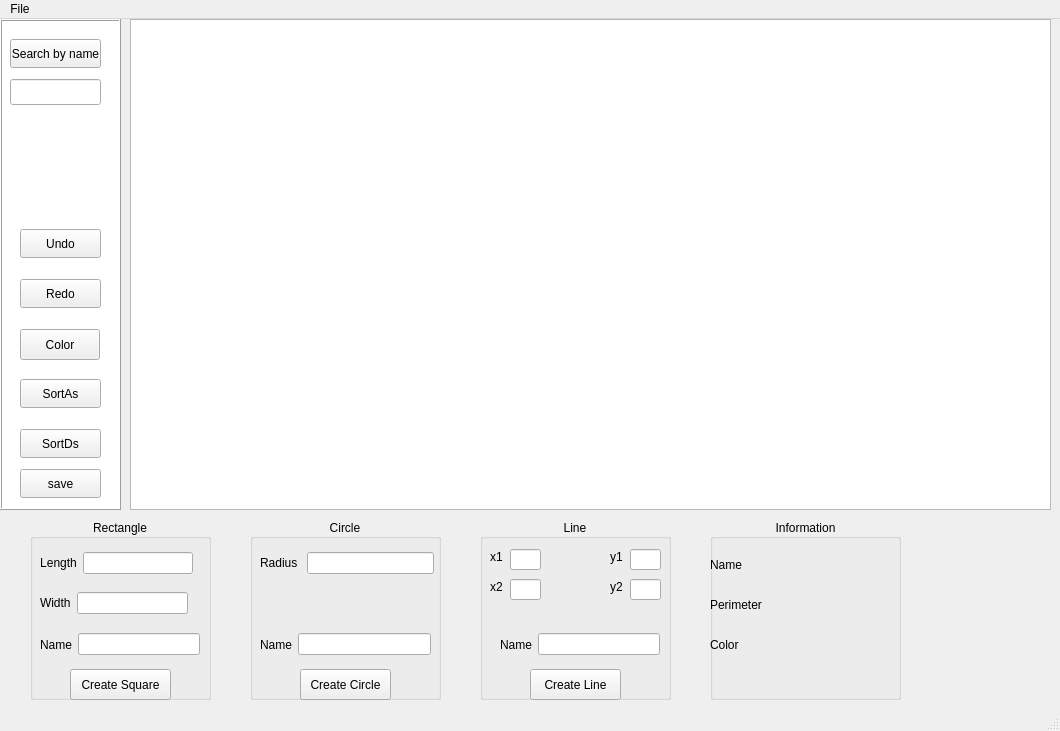
<?xml version="1.0" encoding="UTF-8"?>
<ui version="4.0">
 <class>MainWindow</class>
 <widget class="QMainWindow" name="MainWindow">
  <property name="geometry">
   <rect>
    <x>0</x>
    <y>0</y>
    <width>1060</width>
    <height>731</height>
   </rect>
  </property>
  <property name="windowTitle">
   <string>MainWindow</string>
  </property>
  <widget class="QWidget" name="centralwidget">
   <widget class="QGraphicsView" name="graphicsView">
    <property name="geometry">
     <rect>
      <x>130</x>
      <y>0</y>
      <width>921</width>
      <height>491</height>
     </rect>
    </property>
    <property name="sizePolicy">
     <sizepolicy hsizetype="Preferred" vsizetype="Preferred">
      <horstretch>0</horstretch>
      <verstretch>0</verstretch>
     </sizepolicy>
    </property>
   </widget>
   <widget class="QGroupBox" name="groupBox">
    <property name="geometry">
     <rect>
      <x>30</x>
      <y>500</y>
      <width>181</width>
      <height>181</height>
     </rect>
    </property>
    <property name="title">
     <string>Rectangle</string>
    </property>
    <property name="alignment">
     <set>Qt::AlignCenter</set>
    </property>
    <widget class="QPushButton" name="squareButton">
     <property name="geometry">
      <rect>
       <x>40</x>
       <y>150</y>
       <width>101</width>
       <height>31</height>
      </rect>
     </property>
     <property name="text">
      <string>Create Square</string>
     </property>
    </widget>
    <widget class="QWidget" name="layoutWidget">
     <property name="geometry">
      <rect>
       <x>10</x>
       <y>70</y>
       <width>148</width>
       <height>28</height>
      </rect>
     </property>
     <layout class="QHBoxLayout" name="horizontalLayout">
      <item>
       <widget class="QLabel" name="label_2">
        <property name="text">
         <string>Width</string>
        </property>
       </widget>
      </item>
      <item>
       <widget class="QLineEdit" name="sqWidth"/>
      </item>
     </layout>
    </widget>
    <widget class="QWidget" name="layoutWidget">
     <property name="geometry">
      <rect>
       <x>10</x>
       <y>30</y>
       <width>153</width>
       <height>28</height>
      </rect>
     </property>
     <layout class="QHBoxLayout" name="horizontalLayout_2">
      <item>
       <widget class="QLabel" name="label">
        <property name="text">
         <string>Length</string>
        </property>
        <property name="alignment">
         <set>Qt::AlignCenter</set>
        </property>
       </widget>
      </item>
      <item>
       <widget class="QLineEdit" name="sqLength">
        <property name="autoFillBackground">
         <bool>false</bool>
        </property>
       </widget>
      </item>
     </layout>
    </widget>
    <widget class="QWidget" name="horizontalLayoutWidget">
     <property name="geometry">
      <rect>
       <x>10</x>
       <y>110</y>
       <width>160</width>
       <height>31</height>
      </rect>
     </property>
     <layout class="QHBoxLayout" name="horizontalLayout_6">
      <item>
       <widget class="QLabel" name="label_9">
        <property name="text">
         <string>Name</string>
        </property>
       </widget>
      </item>
      <item>
       <widget class="QLineEdit" name="squareName"/>
      </item>
     </layout>
    </widget>
   </widget>
   <widget class="QListView" name="listView">
    <property name="geometry">
     <rect>
      <x>0</x>
      <y>0</y>
      <width>121</width>
      <height>491</height>
     </rect>
    </property>
    <property name="frameShape">
     <enum>QFrame::Box</enum>
    </property>
    <property name="frameShadow">
     <enum>QFrame::Raised</enum>
    </property>
   </widget>
   <widget class="QPushButton" name="undoButton">
    <property name="geometry">
     <rect>
      <x>20</x>
      <y>210</y>
      <width>81</width>
      <height>29</height>
     </rect>
    </property>
    <property name="text">
     <string>Undo</string>
    </property>
   </widget>
   <widget class="QPushButton" name="redoButton">
    <property name="geometry">
     <rect>
      <x>20</x>
      <y>260</y>
      <width>81</width>
      <height>29</height>
     </rect>
    </property>
    <property name="text">
     <string>Redo</string>
    </property>
   </widget>
   <widget class="QPushButton" name="searchButton">
    <property name="geometry">
     <rect>
      <x>10</x>
      <y>20</y>
      <width>91</width>
      <height>29</height>
     </rect>
    </property>
    <property name="text">
     <string>Search by name</string>
    </property>
   </widget>
   <widget class="QPushButton" name="sortAsButton">
    <property name="geometry">
     <rect>
      <x>20</x>
      <y>360</y>
      <width>81</width>
      <height>29</height>
     </rect>
    </property>
    <property name="text">
     <string>SortAs</string>
    </property>
   </widget>
   <widget class="QPushButton" name="sortDsButton">
    <property name="geometry">
     <rect>
      <x>20</x>
      <y>410</y>
      <width>81</width>
      <height>29</height>
     </rect>
    </property>
    <property name="text">
     <string>SortDs</string>
    </property>
   </widget>
   <widget class="QPushButton" name="SaveButton">
    <property name="geometry">
     <rect>
      <x>20</x>
      <y>450</y>
      <width>81</width>
      <height>29</height>
     </rect>
    </property>
    <property name="text">
     <string>save</string>
    </property>
   </widget>
   <widget class="QPushButton" name="colorButton">
    <property name="geometry">
     <rect>
      <x>20</x>
      <y>310</y>
      <width>80</width>
      <height>31</height>
     </rect>
    </property>
    <property name="text">
     <string>Color</string>
    </property>
   </widget>
   <widget class="QGroupBox" name="groupBox_2">
    <property name="geometry">
     <rect>
      <x>250</x>
      <y>500</y>
      <width>191</width>
      <height>181</height>
     </rect>
    </property>
    <property name="title">
     <string>Circle</string>
    </property>
    <property name="alignment">
     <set>Qt::AlignCenter</set>
    </property>
    <widget class="QWidget" name="layoutWidget">
     <property name="geometry">
      <rect>
       <x>10</x>
       <y>30</y>
       <width>174</width>
       <height>28</height>
      </rect>
     </property>
     <layout class="QHBoxLayout" name="horizontalLayout_3">
      <item>
       <widget class="QLabel" name="label_3">
        <property name="text">
         <string>Radius </string>
        </property>
       </widget>
      </item>
      <item>
       <widget class="QLineEdit" name="radius"/>
      </item>
     </layout>
    </widget>
    <widget class="QPushButton" name="circleButton">
     <property name="geometry">
      <rect>
       <x>50</x>
       <y>150</y>
       <width>91</width>
       <height>31</height>
      </rect>
     </property>
     <property name="text">
      <string>Create Circle</string>
     </property>
    </widget>
    <widget class="QWidget" name="horizontalLayoutWidget_2">
     <property name="geometry">
      <rect>
       <x>10</x>
       <y>110</y>
       <width>171</width>
       <height>31</height>
      </rect>
     </property>
     <layout class="QHBoxLayout" name="horizontalLayout_7">
      <item>
       <widget class="QLabel" name="label_10">
        <property name="text">
         <string>Name</string>
        </property>
       </widget>
      </item>
      <item>
       <widget class="QLineEdit" name="circleName"/>
      </item>
     </layout>
    </widget>
   </widget>
   <widget class="QGroupBox" name="groupBox_3">
    <property name="geometry">
     <rect>
      <x>480</x>
      <y>500</y>
      <width>191</width>
      <height>181</height>
     </rect>
    </property>
    <property name="title">
     <string>Line</string>
    </property>
    <property name="alignment">
     <set>Qt::AlignCenter</set>
    </property>
    <widget class="QPushButton" name="lineButton">
     <property name="geometry">
      <rect>
       <x>50</x>
       <y>150</y>
       <width>91</width>
       <height>31</height>
      </rect>
     </property>
     <property name="text">
      <string>Create Line</string>
     </property>
    </widget>
    <widget class="QLabel" name="label_5">
     <property name="geometry">
      <rect>
       <x>10</x>
       <y>30</y>
       <width>49</width>
       <height>16</height>
      </rect>
     </property>
     <property name="text">
      <string>x1</string>
     </property>
    </widget>
    <widget class="QLabel" name="label_6">
     <property name="geometry">
      <rect>
       <x>130</x>
       <y>30</y>
       <width>21</width>
       <height>16</height>
      </rect>
     </property>
     <property name="text">
      <string>y1</string>
     </property>
    </widget>
    <widget class="QLabel" name="label_7">
     <property name="geometry">
      <rect>
       <x>10</x>
       <y>60</y>
       <width>49</width>
       <height>16</height>
      </rect>
     </property>
     <property name="text">
      <string>x2</string>
     </property>
    </widget>
    <widget class="QLabel" name="label_8">
     <property name="geometry">
      <rect>
       <x>130</x>
       <y>60</y>
       <width>21</width>
       <height>16</height>
      </rect>
     </property>
     <property name="text">
      <string>y2</string>
     </property>
    </widget>
    <widget class="QLineEdit" name="x1">
     <property name="geometry">
      <rect>
       <x>30</x>
       <y>30</y>
       <width>31</width>
       <height>21</height>
      </rect>
     </property>
    </widget>
    <widget class="QLineEdit" name="x2">
     <property name="geometry">
      <rect>
       <x>30</x>
       <y>60</y>
       <width>31</width>
       <height>21</height>
      </rect>
     </property>
    </widget>
    <widget class="QLineEdit" name="y1">
     <property name="geometry">
      <rect>
       <x>150</x>
       <y>30</y>
       <width>31</width>
       <height>21</height>
      </rect>
     </property>
    </widget>
    <widget class="QLineEdit" name="y2">
     <property name="geometry">
      <rect>
       <x>150</x>
       <y>60</y>
       <width>31</width>
       <height>21</height>
      </rect>
     </property>
    </widget>
    <widget class="QWidget" name="horizontalLayoutWidget_3">
     <property name="geometry">
      <rect>
       <x>20</x>
       <y>110</y>
       <width>160</width>
       <height>31</height>
      </rect>
     </property>
     <layout class="QHBoxLayout" name="horizontalLayout_8">
      <item>
       <widget class="QLabel" name="label_11">
        <property name="text">
         <string>Name</string>
        </property>
       </widget>
      </item>
      <item>
       <widget class="QLineEdit" name="lineName"/>
      </item>
     </layout>
    </widget>
   </widget>
   <widget class="QLineEdit" name="searchName">
    <property name="geometry">
     <rect>
      <x>10</x>
      <y>60</y>
      <width>91</width>
      <height>26</height>
     </rect>
    </property>
   </widget>
   <widget class="QGroupBox" name="groupBox_4">
    <property name="geometry">
     <rect>
      <x>710</x>
      <y>500</y>
      <width>191</width>
      <height>181</height>
     </rect>
    </property>
    <property name="title">
     <string>Information</string>
    </property>
    <property name="alignment">
     <set>Qt::AlignCenter</set>
    </property>
    <widget class="QWidget" name="horizontalLayoutWidget_4">
     <property name="geometry">
      <rect>
       <x>0</x>
       <y>30</y>
       <width>181</width>
       <height>31</height>
      </rect>
     </property>
     <layout class="QHBoxLayout" name="horizontalLayout_4">
      <item>
       <widget class="QLabel" name="label_4">
        <property name="text">
         <string>Name</string>
        </property>
       </widget>
      </item>
      <item>
       <widget class="QLabel" name="infoname">
        <property name="text">
         <string/>
        </property>
       </widget>
      </item>
     </layout>
    </widget>
    <widget class="QWidget" name="horizontalLayoutWidget_5">
     <property name="geometry">
      <rect>
       <x>0</x>
       <y>70</y>
       <width>181</width>
       <height>31</height>
      </rect>
     </property>
     <layout class="QHBoxLayout" name="horizontalLayout_10">
      <item>
       <widget class="QLabel" name="label_12">
        <property name="text">
         <string>Perimeter</string>
        </property>
       </widget>
      </item>
      <item>
       <widget class="QLabel" name="infoper">
        <property name="text">
         <string/>
        </property>
       </widget>
      </item>
     </layout>
    </widget>
    <widget class="QWidget" name="horizontalLayoutWidget_6">
     <property name="geometry">
      <rect>
       <x>0</x>
       <y>110</y>
       <width>181</width>
       <height>31</height>
      </rect>
     </property>
     <layout class="QHBoxLayout" name="horizontalLayout_11">
      <item>
       <widget class="QLabel" name="label_13">
        <property name="text">
         <string>Color</string>
        </property>
       </widget>
      </item>
      <item>
       <widget class="QLabel" name="infoColor">
        <property name="text">
         <string/>
        </property>
       </widget>
      </item>
     </layout>
    </widget>
   </widget>
  </widget>
  <widget class="QMenuBar" name="menubar">
   <property name="geometry">
    <rect>
     <x>0</x>
     <y>0</y>
     <width>1060</width>
     <height>26</height>
    </rect>
   </property>
   <widget class="QMenu" name="menuFile">
    <property name="title">
     <string>File</string>
    </property>
    <addaction name="actionOpen"/>
    <addaction name="separator"/>
    <addaction name="actionClose"/>
    <addaction name="separator"/>
    <addaction name="actionsave"/>
   </widget>
   <addaction name="menuFile"/>
  </widget>
  <widget class="QStatusBar" name="statusbar"/>
  <action name="actionOpen">
   <property name="text">
    <string>Open</string>
   </property>
  </action>
  <action name="actionSave">
   <property name="checkable">
    <bool>true</bool>
   </property>
   <property name="text">
    <string>Save</string>
   </property>
  </action>
  <action name="actionClose">
   <property name="text">
    <string>Close</string>
   </property>
  </action>
  <action name="actionsave">
   <property name="text">
    <string>save</string>
   </property>
  </action>
 </widget>
 <resources/>
 <connections/>
</ui>
